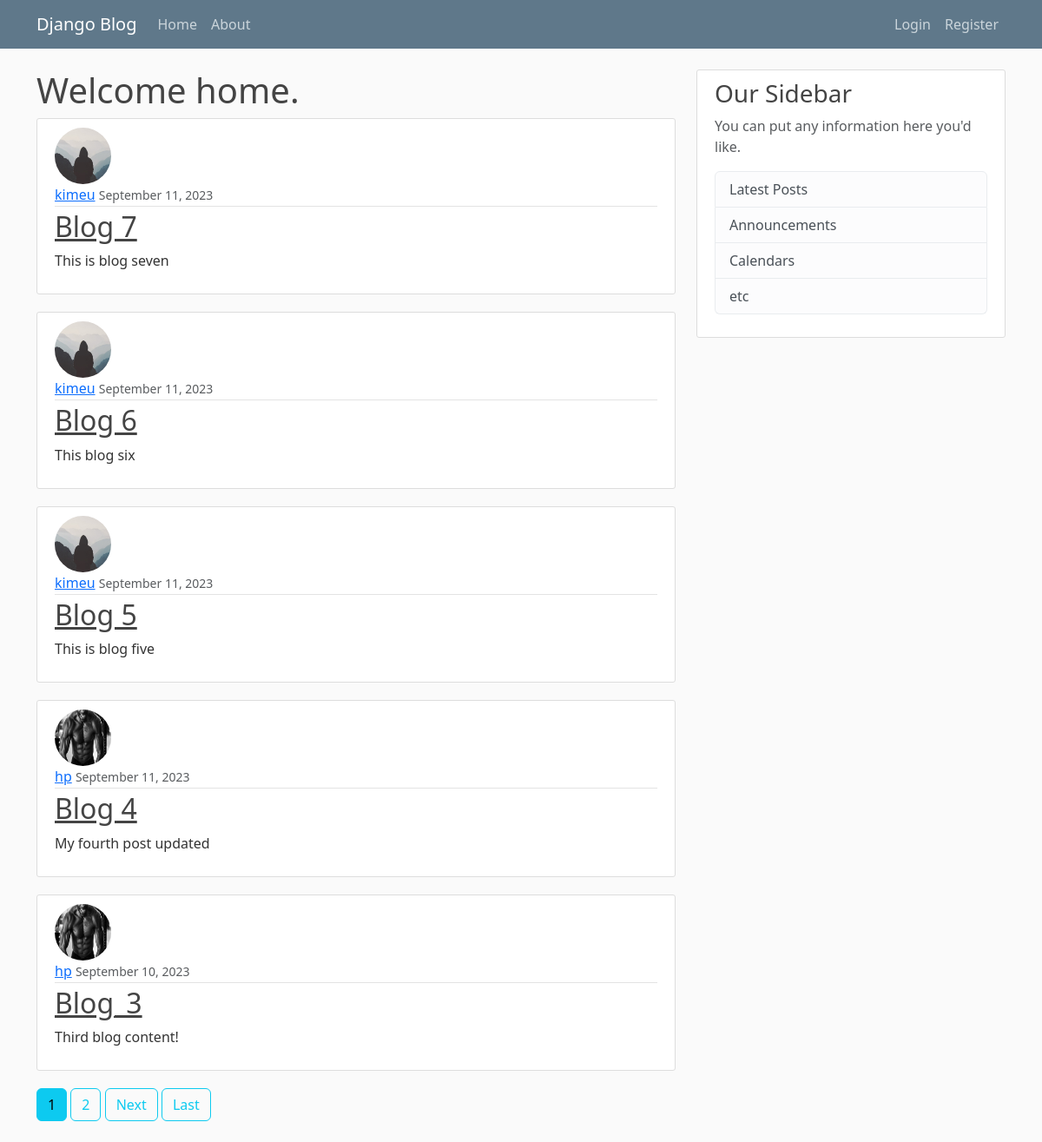
The page / on the database its author committed.
### blog/models.py (models this page shows, shortened)
class Post(models.Model):
    title = models.CharField(max_length=100)
    content = models.TextField()
    date_posted = models.DateTimeField(default=timezone.now)
    author = models.ForeignKey(User, on_delete=models.CASCADE)

### users/models.py (models this page shows, shortened)
class Profile(models.Model):
    user = models.OneToOneField(User, on_delete=models.CASCADE)
    image = models.ImageField(default='default.jpg', upload_to='profile_pics')

### blog/views.py (the view)
# urls.py: path('', PostListView.as_view(), name='blog.home'),
class PostListView(ListView):
    model = Post
    template_name = 'blog/home.html'
    context_object_name = 'posts'
    ordering = ['-date_posted']
    paginate_by = 5

### blog/templates/blog/home.html (shortened to what this page needs)
{% extends 'blog/base.html' %}
{% block content %}
    <h1>Welcome home.</h1>
    {% for post in posts %}
    <article class="media content-section">
        <img class="rounded-circle article-img" src="{{ post.author.profile.image.url }}">
      <div class="media-body">
        <div class="article-metadata">
          <a class="mr-2" href="{% url 'user.post' post.author.username %}">{{ post.author }}</a>
          <small class="text-muted">{{ post.date_posted | date:"F d, Y" }}</small>
        </div>
        <h2><a class="article-title" href="{% url 'post.detail' post.id %}">{{ post.title }}</a></h2>
        <p class="article-content">{{ post.content }}</p>
      </div>
    </article>
    {% endfor %}
    {% if is_paginated %}
        {% for num in page_obj.paginator.page_range %}
            {% if page_obj.number == num %}
                <a href="?page={{ num }}" class="btn btn-info mb-4">{{ num }}</a>
            {% elif num > page_obj.number|add:'-3' and num < page_obj.number|add:'3' %}
                <a href="?page={{ num }}" class="btn btn-outline-info mb-4">{{ num }}</a>
            {% endif %}
        {% endfor %}
        {% if page_obj.has_next %}
            <a href="?page={{ page_obj.next_page_number }}" class="btn btn-outline-info mb-4">Next</a>
            <a href="?page={{ page_obj.paginator.num_pages }}" class="btn btn-outline-info mb-4">Last</a>
        {% endif %}
    {% endif %}
{% endblock %}

### blog/templates/blog/base.html (shortened to what this page needs)
{% load static %}
<!doctype html>
<html lang="en">
<head>
    <link href="https://cdn.jsdelivr.net/npm/bootstrap@5.3.1/dist/css/bootstrap.min.css" rel="stylesheet">
    <link rel="stylesheet" type="text/css" href="{% static 'blog/main.css' %}">
</head>
<body>
    <header class="site-header">
      <nav class="navbar navbar-expand-md navbar-dark bg-steel fixed-top">
        <div class="container">
          <a class="navbar-brand mr-4" href="/">Django Blog</a>
          <div class="collapse navbar-collapse" id="navbarToggle">
            <div class="navbar-nav mr-auto">
              <a class="nav-item nav-link" href="{% url 'blog.home' %}">Home</a>
              <a class="nav-item nav-link" href="{% url 'blog.about' %}">About</a>
            </div>
            <div class="navbar-nav ms-auto">
                {% if user.is_authenticated %}
                    <a class="nav-item nav-link" href="{% url 'post.create' %}">New Post</a>
                    <a class="nav-item nav-link" href="{% url 'profile' %}">Profile</a>
                    <a class="nav-item nav-link" href="{% url 'logout' %}">Logout</a>
                {% else %}
                    <a class="nav-item nav-link" href="{% url 'login' %}">Login</a>
                    <a class="nav-item nav-link" href="{% url 'register' %}">Register</a>
                {% endif %}
            </div>
          </div>
        </div>
      </nav>
    </header>
    <main role="main" class="container">
      <div class="row">
        <div class="col-md-8">
            {% block content %}{% endblock %}
        </div>
        <div class="col-md-4">
          <div class="content-section">
            <h3>Our Sidebar</h3>
            <p class='text-muted'>You can put any information here you'd like.
              <ul class="list-group">
                <li class="list-group-item list-group-item-light">Latest Posts</li>
                <li class="list-group-item list-group-item-light">Announcements</li>
                <li class="list-group-item list-group-item-light">Calendars</li>
                <li class="list-group-item list-group-item-light">etc</li>
              </ul>
            </p>
          </div>
        </div>
      </div>
    </main>
</body>
</html>

### blog/static/blog/main.css (style rules this page uses)
body { background: #fafafa; color: #333333; margin-top: 5rem; }
h1, h2, h3, h4, h5, h6 { color: #444444; }
ul { margin: 0; }
.bg-steel { background-color: #5f788a; }
.site-header .navbar-nav .nav-link { color: #cbd5db; }
.content-section { background: #ffffff; padding: 10px 20px; border: 1px solid #dddddd; border-radius: 3px; margin-bottom: 20px; }
.article-title { color: #444444; }
.article-content { white-space: pre-line; }
.article-img { height: 65px; width: 65px; margin-right: 16px; }
.article-metadata { padding-bottom: 1px; margin-bottom: 4px; border-bottom: 1px solid #e3e3e3 }

### rows shown on the page
Post: author.profile.image (placeholder picture), author "kimeu", date_posted "September 11, 2023", title "Blog 7", content "This is blog seven"
Post: author.profile.image (placeholder picture), author "kimeu", date_posted "September 11, 2023", title "Blog 6", content "This blog six"
Post: author.profile.image (placeholder picture), author "kimeu", date_posted "September 11, 2023", title "Blog 5", content "This is blog five"
Post: author.profile.image (picture), author "hp", date_posted "September 11, 2023", title "Blog 4", content "My fourth post updated"
Post: author.profile.image (picture), author "hp", date_posted "September 10, 2023", title "Blog_3", content "Third blog content!"

### other values the page prints
{{ num }} "1"
{{ num }} "2"
